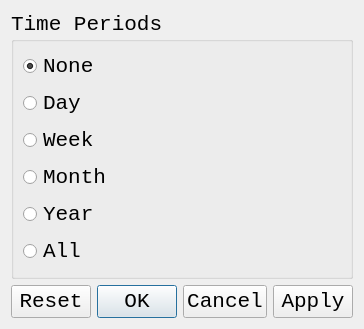
<?xml version="1.0" encoding="UTF-8"?>
<ui version="4.0">
 <class>PeriodsDialogBox</class>
 <widget class="QDialog" name="PeriodsDialogBox">
  <property name="geometry">
   <rect>
    <x>0</x>
    <y>0</y>
    <width>356</width>
    <height>317</height>
   </rect>
  </property>
  <property name="sizePolicy">
   <sizepolicy hsizetype="MinimumExpanding" vsizetype="MinimumExpanding">
    <horstretch>0</horstretch>
    <verstretch>0</verstretch>
   </sizepolicy>
  </property>
  <property name="font">
   <font>
    <family>Consolas</family>
    <pointsize>16</pointsize>
   </font>
  </property>
  <property name="windowTitle">
   <string>Dialog</string>
  </property>
  <layout class="QVBoxLayout" name="verticalLayout">
   <item>
    <widget class="QGroupBox" name="PeriodsDialogBoxGroupBox">
     <property name="sizePolicy">
      <sizepolicy hsizetype="MinimumExpanding" vsizetype="MinimumExpanding">
       <horstretch>0</horstretch>
       <verstretch>0</verstretch>
      </sizepolicy>
     </property>
     <property name="title">
      <string>Time Periods</string>
     </property>
     <layout class="QVBoxLayout" name="verticalLayout_2">
      <item>
       <widget class="QRadioButton" name="PeriodsDialogBoxNoneRadioButton">
        <property name="sizePolicy">
         <sizepolicy hsizetype="MinimumExpanding" vsizetype="MinimumExpanding">
          <horstretch>0</horstretch>
          <verstretch>0</verstretch>
         </sizepolicy>
        </property>
        <property name="text">
         <string>None</string>
        </property>
        <property name="checked">
         <bool>true</bool>
        </property>
       </widget>
      </item>
      <item>
       <widget class="QRadioButton" name="PeriodsDialogBoxDayRadioButton">
        <property name="sizePolicy">
         <sizepolicy hsizetype="MinimumExpanding" vsizetype="MinimumExpanding">
          <horstretch>0</horstretch>
          <verstretch>0</verstretch>
         </sizepolicy>
        </property>
        <property name="text">
         <string>Day</string>
        </property>
       </widget>
      </item>
      <item>
       <widget class="QRadioButton" name="PeriodsDialogBoxWeekRadioButton">
        <property name="sizePolicy">
         <sizepolicy hsizetype="MinimumExpanding" vsizetype="MinimumExpanding">
          <horstretch>0</horstretch>
          <verstretch>0</verstretch>
         </sizepolicy>
        </property>
        <property name="text">
         <string>Week</string>
        </property>
       </widget>
      </item>
      <item>
       <widget class="QRadioButton" name="PeriodsDialogBoxMonthRadioButton">
        <property name="sizePolicy">
         <sizepolicy hsizetype="MinimumExpanding" vsizetype="MinimumExpanding">
          <horstretch>0</horstretch>
          <verstretch>0</verstretch>
         </sizepolicy>
        </property>
        <property name="text">
         <string>Month</string>
        </property>
       </widget>
      </item>
      <item>
       <widget class="QRadioButton" name="PeriodsDialogBoxYearRadioButton">
        <property name="sizePolicy">
         <sizepolicy hsizetype="MinimumExpanding" vsizetype="MinimumExpanding">
          <horstretch>0</horstretch>
          <verstretch>0</verstretch>
         </sizepolicy>
        </property>
        <property name="text">
         <string>Year</string>
        </property>
       </widget>
      </item>
      <item>
       <widget class="QRadioButton" name="PeriodsDialogBoxAllRadioButton">
        <property name="sizePolicy">
         <sizepolicy hsizetype="MinimumExpanding" vsizetype="MinimumExpanding">
          <horstretch>0</horstretch>
          <verstretch>0</verstretch>
         </sizepolicy>
        </property>
        <property name="text">
         <string>All</string>
        </property>
       </widget>
      </item>
     </layout>
    </widget>
   </item>
   <item>
    <widget class="QDialogButtonBox" name="PeriodsDialogBoxButtons">
     <property name="sizePolicy">
      <sizepolicy hsizetype="MinimumExpanding" vsizetype="MinimumExpanding">
       <horstretch>0</horstretch>
       <verstretch>0</verstretch>
      </sizepolicy>
     </property>
     <property name="standardButtons">
      <set>QDialogButtonBox::Apply|QDialogButtonBox::Cancel|QDialogButtonBox::Ok|QDialogButtonBox::Reset</set>
     </property>
    </widget>
   </item>
  </layout>
 </widget>
 <resources/>
 <connections/>
</ui>
